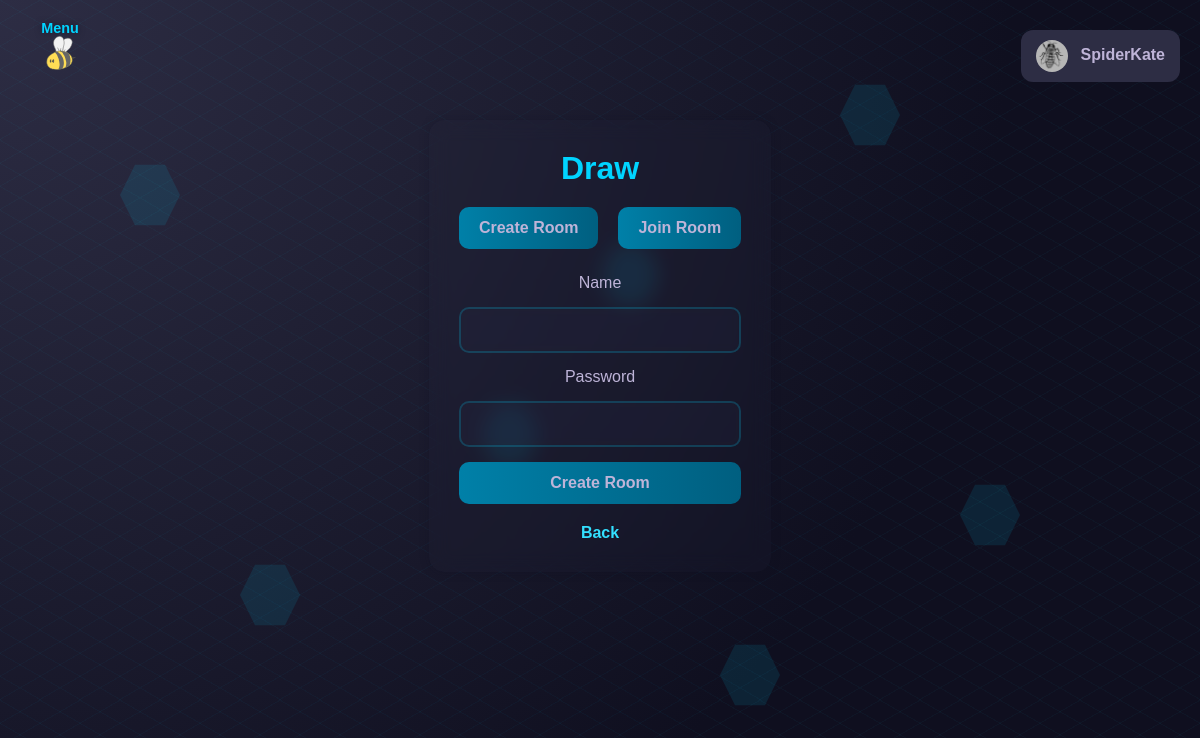
The app's page /create (signed in) with its own data.
### tables this page shows
CREATE TABLE users (
    id INTEGER PRIMARY KEY AUTOINCREMENT,
    name TEXT,
    surname TEXT,
    username TEXT NOT NULL,
    email TEXT NOT NULL,
    password TEXT NOT NULL,
    dob TEXT NOT NULL,
    bio TEXT,
    avatar_path TEXT,
    social_links TEXT,
    last_login_at TEXT,
    bee_points INTEGER DEFAULT 5000,
    deleted INTEGER DEFAULT 0,
    deleted_at TEXT,
    recovery_username TEXT
);

### app.py (the view, shortened to what this page needs)
@app.route('/create',methods=['GET','POST'])
@login_required
def create():
    username = session.get('username')
    return render_template("drawCreate.html")

### app.py (called while the page is built)
def login_required(f):
    @wraps(f)
    def decorated(*args, **kwargs):
        if 'username' not in session:
            flash_translated("flash.login_first", "error")
            return redirect(url_for("login"))
        return f(*args, **kwargs)
    return decorated

@app.before_request
def load_logged_in_user():
    g.avatar_path = None
    g.user_theme = 'bee'
    g.user_language = session.get("user_language", "en")
    g.trans = translations
    username = session.get('username')
    if username:
        conn = sqlite3.connect('beevy.db')
        cursor = conn.cursor()
        cursor.execute("SELECT avatar_path FROM users WHERE username=?", (username,))
        row = cursor.fetchone()
        if row and row[0]:
            g.avatar_path = row[0]
        cursor.execute("SELECT theme FROM preferences WHERE user_id = (SELECT id FROM users WHERE username=?)", (username,))
        pref_row = cursor.fetchone()
        if pref_row and pref_row[0]:
            g.user_theme = pref_row[0]
        conn.close()

@app.context_processor
def inject_t():
    def t(key, **kwargs):
        text = translations.get(key, g.user_language, default=key)
        if kwargs:
            text = text.format(**kwargs)
        return text
    return dict(t=t)

### translations.py (called while the page is built)
    def get(self, key, language='en', default=''):
        if language not in self.strings:
            language = 'en'  # Fallback to English
        keys = key.split('.')
        value = self.strings.get(language, {})
        for k in keys:
            if isinstance(value, dict):
                value = value.get(k)
            else:
                return default
        return value if value else default

### templates/drawCreate.html (shortened to what this page needs)
{% extends "drawOption.html" %}
{% block option_page %}
<form action="/create" method="post" class="draw-form">
    <label>{{ t('draw.room_name') }}</label>
    <input type="text" name="name" class="input" required>
    <label>{{ t('auth.password') }}</label>
    <input type="password" name="password" class="input">
    <button type="submit" class="draw-btn">{{ t('draw.create_room') }}</button>
</form>
{% endblock %}

### templates/base.html (shortened to what this page needs)
<!DOCTYPE html>
<html lang="en">
<head>
    <link rel="stylesheet" href="/static/css/base.css">
    {% if g.user_theme and g.user_theme != 'bee' %}
        <link rel="stylesheet" href="/static/css/theme-{{ g.user_theme }}.css">
    {% endif %}
    {% block extra_css %}{% endblock %}
</head>
<div class="hex-bg-container">
        <div class="hex-bg" style="--x:10%; --y:20%; --delay:0s;"></div>
        <div class="hex-bg" style="--x:50%; --y:30%; --delay:1s;"></div>
        <div class="hex-bg" style="--x:80%; --y:60%; --delay:2s;"></div>
        <div class="hex-bg" style="--x:20%; --y:70%; --delay:3s;"></div>
        <div class="hex-bg" style="--x:70%; --y:10%; --delay:4s;"></div>
        <div class="hex-bg" style="--x:40%; --y:50%; --delay:5s;"></div>
        <div class="hex-bg" style="--x:60%; --y:80%; --delay:6s;"></div>
    </div>
<body class="{{ page }}">
<img src="/static/images/beee.svg" id="bee-toggle" class="bee-toggle" onclick="toggleSidebar()" alt="bee toggle" title="Menu">
<div class="menu-label">Menu</div>
    {% if session.username %}
<div class="user-menu">
    <div class="user-menu-button" onclick="toggleMenu()">
        {% if g.avatar_path %}
            <div style="position: relative; display: inline-block;">
                <img src="{{ url_for('static', filename=g.avatar_path) }}" class="user-avatar">
                <div style="position: absolute; top:0; left:0; width:100%; height:100%;"></div>
            </div>
        {% else %}
            <div style="position: relative; display: inline-block;">
                <img src="{{ url_for('static', filename='images/default_avatar.png') }}" class="user-avatar">
                <div style="position: absolute; top:0; left:0; width:100%; height:100%;"></div>
            </div>
        {% endif %}
        {{ session.get('username') }}
    </div>
</div>
{% endif %}
<div class="app">
    <main class="content">
        {% block content %}{% endblock %}
    </main>
</div>
</body>
</html>

### static/css/theme-dark.css (style rules this page uses)
:root { --primary-bg: #1a1a2e; --primary-bg-light: #2d2d44; --primary-bg-dark: #0f0f1f; --primary-text: #beb4d8; --text-main: #beb4d8; --text-muted: rgb(190 180 216 / 60%); --accent-color: #00d4ff; --accent-light: #33e0ff; --accent: #00d4ff; --glass-bg: rgb(45 45 68 / 12%); --glass-bg-light: rgb(45 45 68 / 18%); --glass-border: rgb(0 212 255 / 20%); --glass-border-light: rgb(0 212 255 / 30%); --glass-blur: blur(6px); --tool-filter: invert(70%) sepia(100%) saturate(3480%) hue-rotate(245deg) brightness(43%) contrast(50%); --bucket-filter: invert(70%) sepia(100%) saturate(3480%) hue-rotate(235deg) brightness(43%) contrast(50%); --tool-filter-hover: invert(70%) sepia(100%) saturate(7480%) hue-rotate(205deg) brightness(183%) contrast(130%); --bucket-filter-hover: invert(32%) sepia(90%) saturate(2000%) hue-rotate(165deg) brightness(90%) contrast(600%); --span-muted-filter: var(--accent-color); --shadow-accent: 0 0 10px rgb(0 212 255 / 40%); --btn-bg: linear-gradient(90deg, #0080a8, #005f80); --btn-bg-hover: linear-gradient(90deg, #00a0cc, #007aa3); --btn-shadow-hover: 0 0 10px rgb(0 212 255 / 40%); --sidebar-bg: rgb(15 15 31 / 40%); --sidebar-border: rgb(0 212 255 / 15%); --input-bg: rgb(45 45 68 / 20%); --input-bg-focus: rgb(45 45 68 / 30%); --input-border: rgb(0 212 255 / 30%); --input-border-focus: #00d4ff; --input-shadow-focus: 0 0 10px rgb(0 212 255 / 40%); --msg-info-bg: rgb(147 197 253 / 12%); --msg-info-text: #8ccaff; --msg-info-outline: rgb(147 197 253 / 40%); --msg-success-bg: rgb(111 207 151 / 12%); --msg-success-text: #7cd9a3; --msg-success-outline: rgb(111 207 151 / 40%); --msg-error-bg: rgb(248 113 113 / 12%); --msg-error-text: #ff8a8a; --msg-error-outline: rgb(248 113 113 / 40%); --hex-bg: rgb(0 212 255 / 10%); --radius: 18px; --radius-md: 15px; --radius-sm: 12px; --radius-xs: 10px; --transition: 0.3s; }

### static/css/option.css (style rules this page uses)
.draw-btn { background: var(--btn-bg); padding: 12px 20px; border-radius: var(--radius-xs); color: var(--text-main); font-weight: bold; transition: var(--transition); }
.draw-form { display: flex; flex-direction: column; gap: 15px; }
.input { width: 100%; padding: 12px 14px; border-radius: var(--radius-xs); border: 2px solid var(--glass-border); background: var(--glass-bg); color: var(--text-main); font-size: 1rem; transition: var(--transition); backdrop-filter: blur(6px); }
.input::placeholder { color: var(--text-muted); opacity: 0.8; }

### records on screen
users: avatar_path (picture), get "SpiderKate"

### other values on screen
{{ t('draw.title') }} "Draw"
{{ t('draw.create_room') }} "Create Room"
{{ t('draw.join_room') }} "Join Room"
{{ t('draw.room_name') }} "Name"
{{ t('auth.password') }} "Password"
{{ t('buttons.back') }} "Back"
